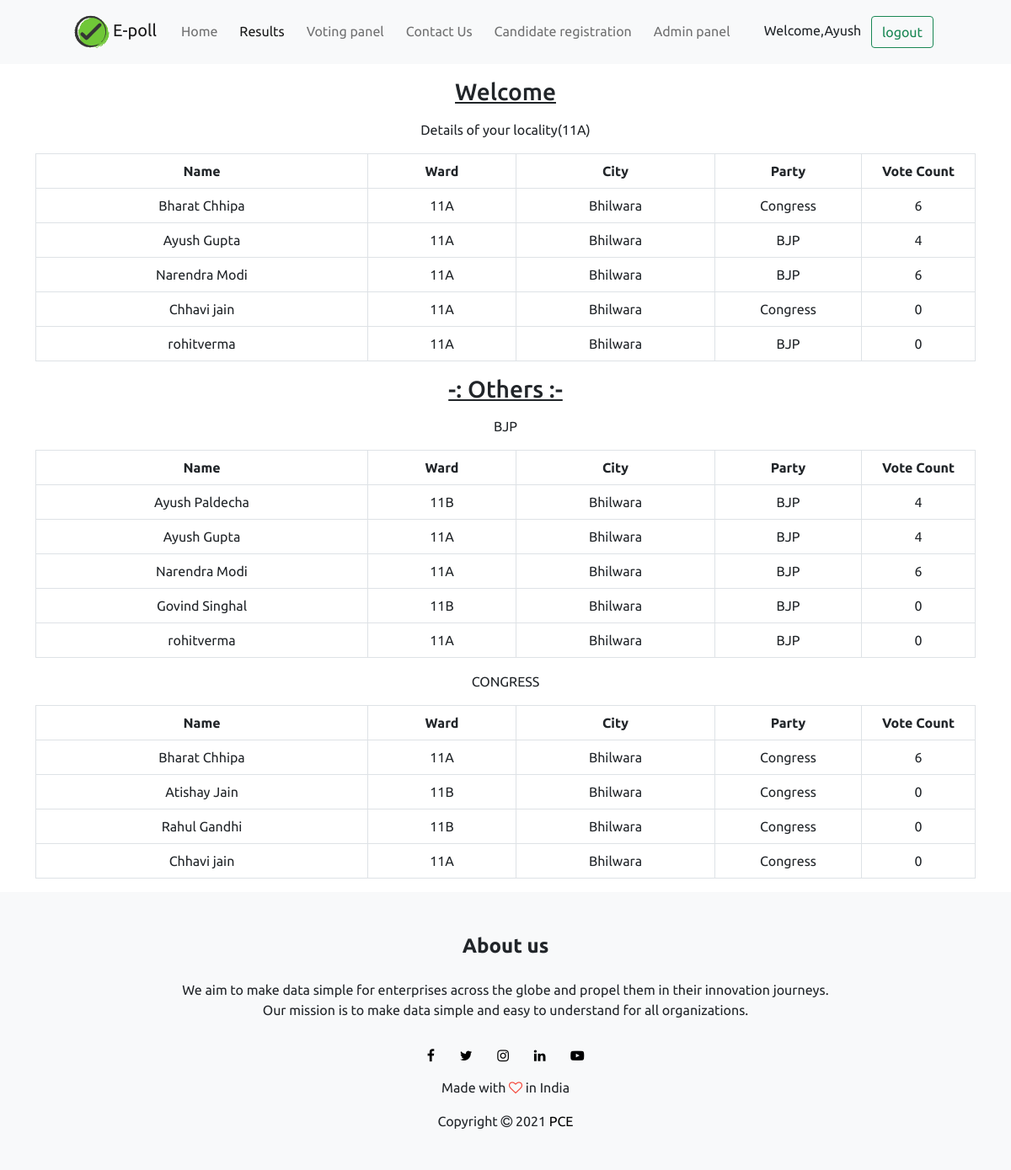
Screenshot of /results (signed in) with the database file from the repository.
### polling/models.py (models this page shows, shortened)
class extenduser(models.Model):
    user = models.OneToOneField(User,on_delete=models.CASCADE,default="")
    phone = models.CharField(max_length=13,default="")
    age = models.IntegerField(default=0)
    aadhar = models.CharField(max_length=13,default="")
    voterid = models.CharField(max_length=20,default="")
    ward = models.CharField(max_length=10,default="")
    voted = models.BooleanField(default=False)
    show_results = models.BooleanField(default=False)
    otp = models.CharField(max_length=4,default="")

class Candidate(models.Model):
    sno = models.AutoField(primary_key= True)
    name = models.CharField(max_length=50,default="")
    ward = models.CharField(max_length=15,default="")
    city = models.CharField(max_length=15,default="")
    party = models.CharField(max_length=10,default="")
    criminal = models.BooleanField(default=False)
    declare = models.BooleanField(default=False)
    vcount = models.IntegerField(default=0)
    verifyimg = models.FileField(upload_to='images/',default=False)

### polling/views.py (the view)
# urls.py: path('results', views.results, name='result'),
@login_required(login_url='error')
def results(request):
    data_C = Candidate.objects.filter(party='Congress')
    data_B = Candidate.objects.filter(party='BJP')
    data = extenduser.objects.filter(user=request.user).first()
    ward = data.ward
    candidate_l = Candidate.objects.filter(ward=ward).all()
    return render(request,'polling/result.html',{'data_C':data_C , 'data_B':data_B, 'data':candidate_l, 'U_data':data})

### templates/polling/result.html (shortened to what this page needs)
{% extends 'base.html' %}
{% load static %}
{% block body %}
{% if request.user.is_superuser or U_data.show_results == True %}
<div class = "container table-responsive">
<h3 class="my-3" style = 'text-align:center; text-decoration:underline;'>Welcome</h3>
<p style = 'text-align:center;'>Details of your locality({{U_data.ward}})</p>
<table class=" table table-bordered my-3">
  <thead class="thead-dark" style = 'width: 450px;
    text-align: center;'>
    <tr>
      <th scope="col" style="width: 394px;">Name</th>
      <th scope="col" style="width: 176px;">Ward</th>
      <th scope="col" style="width: 236px;">City</th>
      <th scope="col" style="width: 174px;">Party</th>
      <th scope="col">Vote Count</th>
    </tr>
  </thead>
  <tbody style = 'width: 450px;
    text-align: center;'>
    {% for data in data %}
    <tr>
      <td> {{data.name}} </td>
      <td> {{data.ward}} </td>
      <td> {{data.city}} </td>
      <td> {{data.party}} </td>
      <td> {{data.vcount}} </td>
    </tr>
    {% endfor %}
  </tbody>
</table>
<h3 class="my-3" style = 'text-align:center; text-decoration:underline; text-color:red;'>-: Others :-</h3>
<p style = 'text-align:center;'>BJP</p>
<table class=" table table-bordered my-3">
  <thead class="thead-dark" style = 'width: 450px;
    text-align: center;'>
    <tr>
      <th scope="col" style="width: 394px;">Name</th>
      <th scope="col" style="width: 176px;">Ward</th>
      <th scope="col" style="width: 236px;">City</th>
      <th scope="col" style="width: 174px;">Party</th>
      <th scope="col">Vote Count</th>
    </tr>
  </thead>
  <tbody style = 'width: 450px;
    text-align: center;'>
    {% for data in data_B %}
    <tr>
      <td> {{data.name}} </td>
      <td> {{data.ward}} </td>
      <td> {{data.city}} </td>
      <td> {{data.party}} </td>
      <td> {{data.vcount}} </td>
    </tr>
    {% endfor %}
  </tbody>
</table>
<p style = 'text-align:center;'>CONGRESS</p>
<table class=" table table-bordered my-3">
  <thead class='thead-dark' style = 'width: 450px;
    text-align: center;'>
    <tr>
      <th  scope="col" style="width: 394px;">Name</th>
      <th  scope="col" style="width: 176px;">Ward</th>
      <th  scope="col" style="width: 236px;">City</th>
      <th  scope="col" style="width: 174px;">Party</th>
      <th  scope="col">Vote Count</th>
    </tr>
  </thead>
  <tbody style = 'width: 450px;
    text-align: center;'>
    {% for data in data_C %}
    <tr>
      <td> {{data.name}} </td>
      <td> {{data.ward}} </td>
      <td> {{data.city}} </td>
      <td> {{data.party}} </td>
      <td> {{data.vcount}} </td>
    </tr>
    {% endfor %}
  </tbody>
</table>
</div>
{% endif %}
 {% endblock body %}

### templates/base.html (shortened to what this page needs)
{% load static %}
<!doctype html>
<html lang="en" dir="ltr">
<head>
  <link href="https://cdn.jsdelivr.net/npm/bootstrap@5.0.1/dist/css/bootstrap.min.css" rel="stylesheet"
>
  <link rel="stylesheet" href="{% static 'polling/css/style.css' %}">
  <link rel="stylesheet" href="https://stackpath.bootstrapcdn.com/font-awesome/4.7.0/css/font-awesome.min.css">
</head>
<body>
  {% url 'index' as index %}
  {% url 'result' as result %}
  {% url 'verify' as verify %}
  {% url 'contact' as contact %}
  {% url 'candidate' as candidate %}
  {% url 'admin' as admin %}
  <nav class="navbar navbar-expand-lg navbar-light bg-light">
    <div class="container-fluid">
      <a class="navbar-brand" href="/"><img src="{% static "polling/img/logo3.png"%}" alt="E-poll" style="width: 50px;">E-poll</a>
      <div class="collapse navbar-collapse barnav" id="navbarNav">
        <ul class="navbar-nav">
          <li class="nav-item">
            <a class="nav-link {% if request.path == index %}active{% endif %}" aria-current="page"
              href="{% url 'index' %} ">Home</a>
          </li>
          <li class="nav-item">
            <a class="nav-link {% if request.path == result %}active{% endif %}" href="{% url 'result' %}">Results</a>
          </li>
          {%if user.is_authenticated %}
          <li class="nav-item">
            <a class="nav-link {% if request.path == verify %}active{% endif %}" href="{% url 'verify' %}">Voting
              panel</a>
          </li>
          {% endif %}
          <li class="nav-item">
            <a class="nav-link {% if request.path == contact %}active{% endif %}" href="{% url 'contact' %}">Contact
              Us</a>
          </li>
          <li class="nav-item">
            <a class="nav-link {% if request.path == candidate %}active{% endif %}"
              href="{% url 'candidate' %}">Candidate registration</a>
          </li>
          {% if request.user.is_superuser %}
          <li class="nav-item">
            <a class="nav-link {% if request.path == admin %}active{% endif %}" href="{% url 'admin' %}">Admin panel</a>
          </li>
          {% endif %}
        </ul>
        <div style='margin-left: auto;' }>
          {%if user.is_authenticated %}
          Welcome,{{request.user}}
          <a class="btn btn-outline-success mx-2" href="/logout" role="button">logout</a>
          {% endif %}
        </div>
      </div>
    </div>
  </nav>
  {% block body %}{% endblock body %}
<footer class="footer">
	<h4>About us</h4>
	  We aim to make data simple for enterprises across the globe and propel them in their innovation journeys.<br>
		Our mission is to make data simple and easy to understand for all organizations.
	<div class="icons">
		<a class="fa fa-facebook" href="#"></a>
		<a class="fa fa-twitter" href="#"></a>
		<a class="fa fa-instagram" href="#"></a>
		<a class="fa fa-linkedin" href="#"></a>
		<a class="fa fa-youtube-play" href="#"></a>
	</div>
	<p>Made with <i class="fa fa-heart-o"></i> in India</p>
  <p>Copyright <i class="fa fa-copyright"></i> 2021 <a href="#" style="color: black;
    text-decoration: none;"> PCE</a></p>
</footer>
</body>
</html>

### static/polling/css/style.css (style rules this page uses)
* { margin: 0; padding: 0; font-family: 'Ubuntu', sans-serif; }
nav { display: flex; padding: 2% 6%; justify-content: space-between; align-items: center; }
.footer { width: 100%; text-align: center; padding: 30px 0; background-color: #f8f9fa; }
.footer h4 { margin-bottom: 25px; margin-top: 20px; font-weight: 600; }
.icons .fa { color: #000; margin: 0 13px; cursor: pointer; padding: 18px 0; text-decoration: none; }
.fa-heart-o { color: #f44336; }
.barnav ul li::after { content: ''; width: 0%; height: 2px; background: #198754; display: block; margin: auto; transition: 0.5s; }
.barnav ul li { padding: 3px 5px; }

### rows the page displays
extenduser: ward "11A"
Candidate: name "Bharat Chhipa", ward "11A", city "Bhilwara", party "Congress", vcount "6"
Candidate: name "Ayush Gupta", ward "11A", city "Bhilwara", party "BJP", vcount "4"
Candidate: name "Narendra Modi", ward "11A", city "Bhilwara", party "BJP", vcount "6"
Candidate: name "Chhavi jain", ward "11A", city "Bhilwara", party "Congress", vcount "0"
Candidate: name "rohitverma", ward "11A", city "Bhilwara", party "BJP", vcount "0"
Candidate: name "Ayush Paldecha", ward "11B", city "Bhilwara", party "BJP", vcount "4"
Candidate: name "Govind Singhal", ward "11B", city "Bhilwara", party "BJP", vcount "0"
Candidate: name "Atishay Jain", ward "11B", city "Bhilwara", party "Congress", vcount "0"
Candidate: name "Rahul Gandhi", ward "11B", city "Bhilwara", party "Congress", vcount "0"

### other values shown
{{ request.user }} "Ayush"
